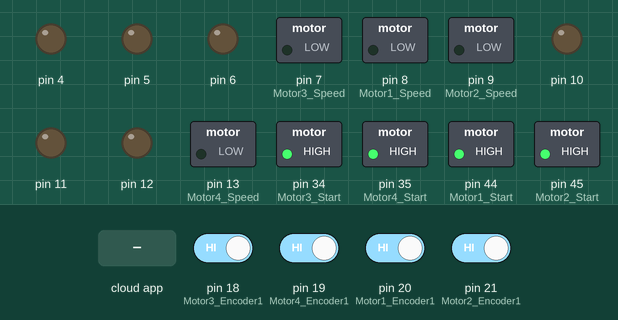
Recording of a sketch running on a simulated Arduino Mega 2560, built with avr-gcc and run on an emulated ATmega2560. On the bench: switched loads named in the sketch (green lamp = pin HIGH), output pins drawn as LEDs (lit = HIGH). The test bench sets the inputs (shaded band); at power-on: pin 18 (Motor3_Encoder1), pin 19 (Motor4_Encoder1), pin 20 (Motor1_Encoder1), pin 21 (Motor2_Encoder1) HIGH. The ROS host is connected and sends only what is stated.

Above: at 1.2 s.
1.3 s: the phone or cloud app sets cmd_right_wheel1 to 45
At 1.7 s:
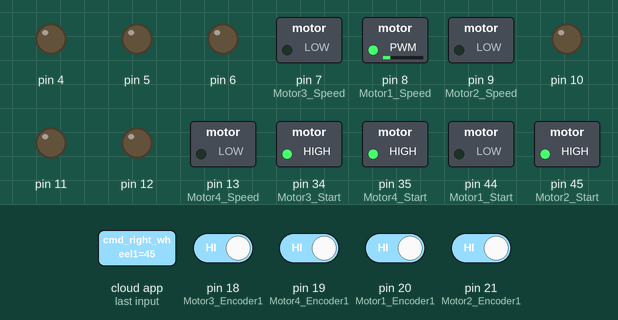
2.8 s: the phone or cloud app sets cmd_left_wheel2 to 45
At 4.0 s:
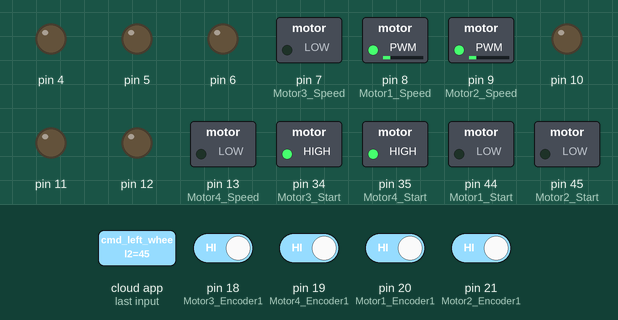
4.3 s: the phone or cloud app sets cmd_left_wheel3 to 45
At 5.2 s:
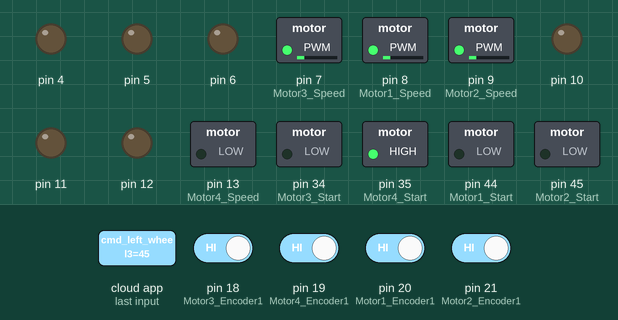
5.8 s: the phone or cloud app sets cmd_right_wheel4 to 45
At 6.3 s:
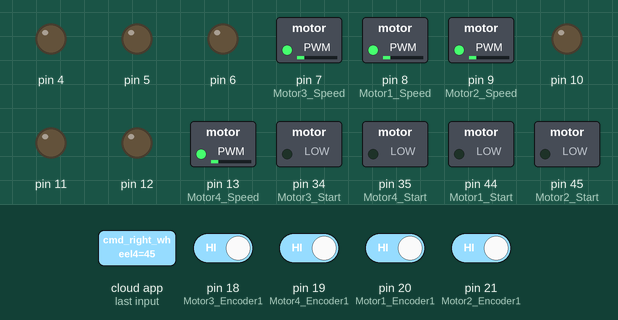
7.3 s: the phone or cloud app sets cmd_right_wheel1 to 0
At 8.5 s:
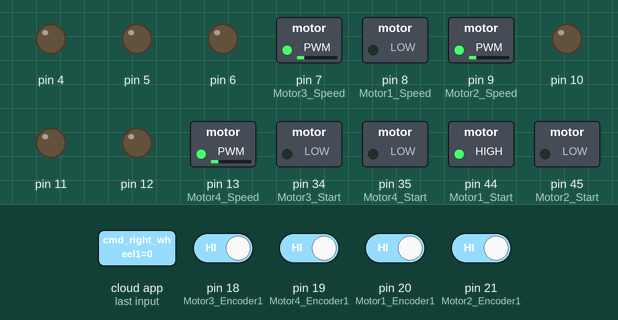
8.8 s: the phone or cloud app sets cmd_left_wheel2 to 0
At 9.8 s:
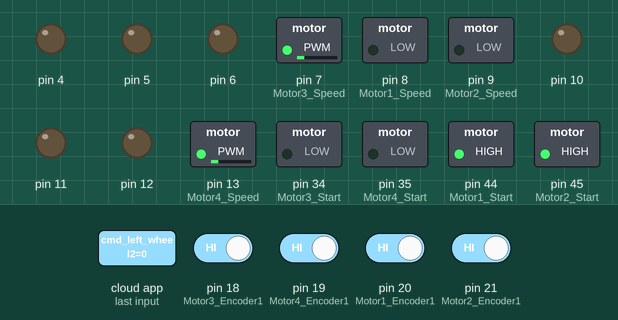
Timing chart, 0 to 11.3 s (numbered marks = the images above; inputs shaded):
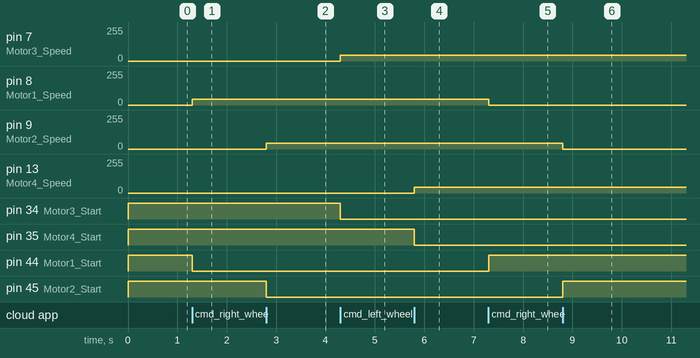

The sketch:

AIVencorder.ino
```cpp
#include <TimerThree.h>
#include <ros.h>
#include <std_msgs/Int16.h>
#include <std_msgs/Float32.h>


#define LOOP_TIME 200000

#define Motor1_AlarmOut 52
#define Motor1_SpeedOut 2
#define Motor1_AlarmReset 50
#define Motor1_Direction 48
#define Motor1_Run  46
#define Motor1_Start 44
#define Motor1_Speed 8
#define Motor1_Encoder1 20
#define Motor1_Encoder2 24

#define Motor2_AlarmOut 53
#define Motor2_SpeedOut 3
#define Motor2_AlarmReset 51
#define Motor2_Direction 49
#define Motor2_Run  47
#define Motor2_Start 45
#define Motor2_Speed 9
#define Motor2_Encoder1 21
#define Motor2_Encoder2 25

#define Motor3_AlarmOut 42
#define Motor3_SpeedOut 4
#define Motor3_AlarmReset 40
#define Motor3_Direction 38
#define Motor3_Run  36
#define Motor3_Start 34
#define Motor3_Speed 7
#define Motor3_Encoder1 18
#define Motor3_Encoder2 22

#define Motor4_AlarmOut 43
#define Motor4_SpeedOut 5
#define Motor4_AlarmReset 41
#define Motor4_Direction 39
#define Motor4_Run  37
#define Motor4_Start 35
#define Motor4_Speed 13
#define Motor4_Encoder1 19
#define Motor4_Encoder2 23

unsigned int counter_right1 = 0;
unsigned int counter_left2=0;
unsigned int counter_left3=0;
unsigned int counter_right4 = 0;

float radius = 0.077;
float pi = 3.1415;

ros::NodeHandle  nh;

std_msgs::Float32 right_wheel1_vel;
ros::Publisher right_wheel1_vel_pub("/right_wheel1_velocity", &right_wheel1_vel);

std_msgs::Float32 left_wheel2_vel;
ros::Publisher left_wheel2_vel_pub("/left_wheel2_velocity", &left_wheel2_vel);

std_msgs::Float32 left_wheel3_vel;
ros::Publisher left_wheel3_vel_pub("/left_wheel3_velocity", &left_wheel3_vel);

std_msgs::Float32 right_wheel4_vel;
ros::Publisher right_wheel4_vel_pub("/right_wheel4_velocity", &right_wheel4_vel);

void docount_right1()  // counts from the speed sensor
{
  counter_right1++;  // increase +1 the counter value
}

void docount_left2()  // counts from the speed sensor
{
  counter_left2++;  // increase +1 the counter value
}

void docount_left3()  // counts from the speed sensor
{
  counter_left3++;  // increase +1 the counter value
}

void docount_right4()  // counts from the speed sensor
{
  counter_right4++;  // increase +1 the counter value
}

 void timerIsr()
{

  Timer3.detachInterrupt();  //stop the timer
  //Left Motor Speed
  right_wheel1_vel.data = float(counter_right1)*2*pi*5/8;
  right_wheel1_vel_pub.publish(&right_wheel1_vel);
  left_wheel2_vel.data = float(counter_left2)*2*pi*5/8;
  left_wheel2_vel_pub.publish(&left_wheel2_vel);
  left_wheel3_vel.data = float(counter_left3)*2*pi*5/8;
  left_wheel3_vel_pub.publish(&left_wheel3_vel);
  right_wheel4_vel.data = float(counter_right4)*2*pi*5/8;
  right_wheel4_vel_pub.publish(&right_wheel4_vel);
  counter_right1=0;
  counter_left2=0;
  counter_left3=0;
  counter_right4=0;
  Timer3.attachInterrupt(timerIsr);  //enable the timer
}

void cmdRightWheel1( const std_msgs::Int16& msg)
{
  if(msg.data > 0)
  {

    digitalWrite(Motor1_Start, LOW);
    digitalWrite(Motor1_Direction, LOW);
    analogWrite(Motor1_Speed,msg.data);


  }
  else if(msg.data < 0)
  {
    digitalWrite(Motor1_Start, LOW);
    digitalWrite(Motor1_Direction, HIGH);
    analogWrite(Motor1_Speed,-msg.data);
  }
  else{
    digitalWrite(Motor1_Start, HIGH);
    analogWrite(Motor1_Speed,0);
  }
}

void cmdLeftWheel2( const std_msgs::Int16& msg)
{

  if(msg.data > 0)
  {

    digitalWrite(Motor2_Start, LOW);
    digitalWrite(Motor2_Direction, LOW);
    analogWrite(Motor2_Speed,msg.data);
  }
   else if(msg.data < 0)
  {
    digitalWrite(Motor2_Start, LOW);
    digitalWrite(Motor2_Direction, HIGH);
    analogWrite(Motor2_Speed,-msg.data);
  }
  else{
    digitalWrite(Motor2_Start, HIGH);
    analogWrite(Motor2_Speed,0);
  }
}

void cmdLeftWheel3( const std_msgs::Int16& msg)
{
  if(msg.data > 0)
  {
    digitalWrite(Motor3_Start, LOW);
    digitalWrite(Motor3_Direction, LOW);
    analogWrite(Motor3_Speed,msg.data);
  }
  else if(msg.data < 0)
  {
    digitalWrite(Motor3_Start, LOW);
    digitalWrite(Motor3_Direction, HIGH);
    analogWrite(Motor3_Speed,-msg.data);
  }
  else{
    digitalWrite(Motor3_Start, HIGH);
    analogWrite(Motor3_Speed,0);
  }
}

void cmdRightWheel4( const std_msgs::Int16& msg)
{

  if(msg.data > 0)
  {

    digitalWrite(Motor4_Start, LOW);
    digitalWrite(Motor4_Direction, LOW);
    analogWrite(Motor4_Speed,msg.data);
  }
  else if(msg.data < 0)
  {
    digitalWrite(Motor4_Start, LOW);
    digitalWrite(Motor4_Direction, HIGH);
    analogWrite(Motor4_Speed,-msg.data);
  }
  else{
    digitalWrite(Motor4_Start, HIGH);
    analogWrite(Motor4_Speed,0);
  }
}

ros::Subscriber<std_msgs::Int16> subCmdRight1("cmd_right_wheel1",cmdRightWheel1 );
ros::Subscriber<std_msgs::Int16> subCmdLeft2("cmd_left_wheel2", cmdLeftWheel2);
ros::Subscriber<std_msgs::Int16> subCmdLeft3("cmd_left_wheel3", cmdLeftWheel3 );
ros::Subscriber<std_msgs::Int16> subCmdRight4("cmd_right_wheel4",cmdRightWheel4 );

void setup() {
  // put your setup code here, to run once:
  for (int i= 4;i<=13;i++)
  {
    pinMode(i, OUTPUT);
  }
  for (int i= 22;i<=53;i++)
  {
    pinMode(i, OUTPUT);
  }
  pinMode(A0, INPUT_PULLUP);
  pinMode(A1, INPUT_PULLUP);
  pinMode(A2, INPUT_PULLUP);
  pinMode(A3, INPUT_PULLUP);

  digitalWrite(Motor1_Run, LOW);
  digitalWrite(Motor1_Start, HIGH);
  digitalWrite(Motor2_Run, LOW);
  digitalWrite(Motor2_Start, HIGH);
  digitalWrite(Motor3_Run, LOW);
  digitalWrite(Motor3_Start, HIGH);
  digitalWrite(Motor4_Run, LOW);
  digitalWrite(Motor4_Start, HIGH);

  //Setup for encoders
  pinMode(Motor1_Encoder1, INPUT_PULLUP);
  pinMode(Motor2_Encoder1, INPUT_PULLUP);
  pinMode(Motor3_Encoder1, INPUT_PULLUP);
  pinMode(Motor4_Encoder1, INPUT_PULLUP);


  Timer3.initialize(LOOP_TIME);
  attachInterrupt(digitalPinToInterrupt(Motor1_Encoder1), docount_right1, CHANGE);  // increase counter when speed sensor pin goes High
  attachInterrupt(digitalPinToInterrupt(Motor2_Encoder1), docount_left2, CHANGE);  // increase counter when speed sensor pin goes High
  attachInterrupt(digitalPinToInterrupt(Motor3_Encoder1), docount_left3, CHANGE);  // increase counter when speed sensor pin goes High
  attachInterrupt(digitalPinToInterrupt(Motor4_Encoder1), docount_right4, CHANGE);  // increase counter when speed sensor pin goes High


  nh.initNode();
  nh.subscribe(subCmdRight1);
  nh.subscribe(subCmdLeft2);
  nh.subscribe(subCmdLeft3);
  nh.subscribe(subCmdRight4);
  nh.advertise(right_wheel1_vel_pub);
  nh.advertise(left_wheel2_vel_pub);
  nh.advertise(left_wheel3_vel_pub);
  nh.advertise(right_wheel4_vel_pub);

  Timer3.attachInterrupt( timerIsr ); // enable the timer
}

void loop()
{
    nh.spinOnce();
}
```

Measured:
- after the input at 1.3 s, pin 8 (Motor1_Speed): 0/255 → 45/255 at once; pin 44 (Motor1_Start): HIGH → LOW at once
- after the input at 2.8 s, pin 9 (Motor2_Speed): 0/255 → 45/255 at once; pin 45 (Motor2_Start): HIGH → LOW at once
- after the input at 4.3 s, pin 7 (Motor3_Speed): 0/255 → 45/255 at once; pin 34 (Motor3_Start): HIGH → LOW at once
- after the input at 5.8 s, pin 13 (Motor4_Speed): 0/255 → 45/255 at once; pin 35 (Motor4_Start): HIGH → LOW at once
- after the input at 7.3 s, pin 8 (Motor1_Speed): 45/255 → 0/255 at once; pin 44 (Motor1_Start): LOW → HIGH at once
- after the input at 8.8 s, pin 9 (Motor2_Speed): 45/255 → 0/255 at once; pin 45 (Motor2_Start): LOW → HIGH at once
